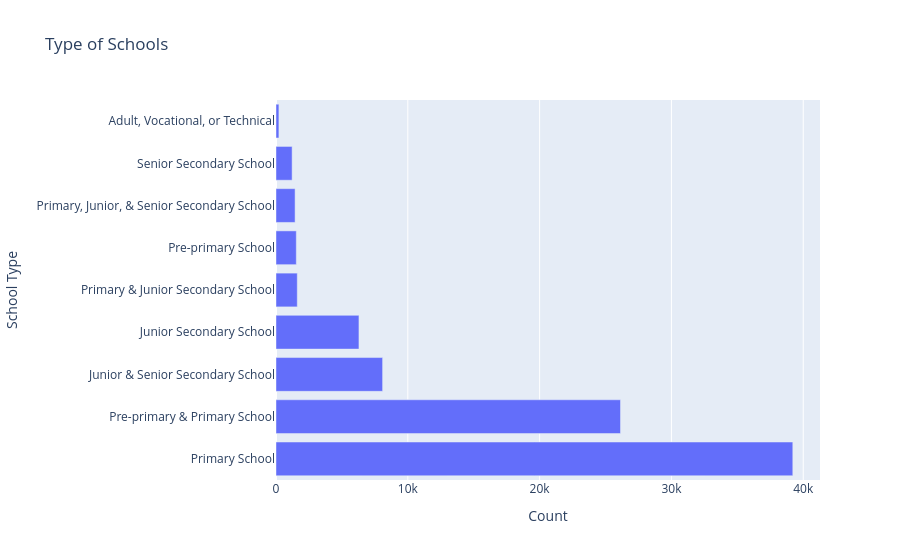

The code cell stored with this chart in its notebook:
### Markdown cell above
Part 4: Data Visualization
Create clear and well-labeled visualizations using Plotly. At minimum, include:
    Bar chart of school types
    Histogram of student population
    Boxplot of teacher distribution
    Pie chart of water and sanitation access
    Map visualization using latitude and longitude

### Code cell
#Bar chart of school types

school_bar = df.groupby('facility_type')['facility_name'].count().sort_values(ascending=False)
fig1 = px.bar(
    x=school_bar.values,
    y=school_bar.index,
    title='Type of Schools'

)
fig1.update_layout(xaxis_title='Count', yaxis_title='School Type')
fig1.show()

### Figure 1 — Plotly figure (JSON) as saved in the notebook; plotly's stock layout.template omitted (floating-point values rounded to 4 significant figures)
{"data": [{"hovertemplate": "x=%{x}<br>y=%{y}<extra></extra>", "legendgroup": "", "marker": {"color": "#636efa", "pattern": {"shape": ""}}, "name": "", "orientation": "h", "showlegend": false, "textposition": "auto", "type": "bar", "x": [39208, 26135, 8088, 6293, 1614, 1541, 1448, 1223, 221], "xaxis": "x", "y": ["Primary School", "Pre-primary & Primary School", "Junior & Senior Secondary School", "Junior Secondary School", "Primary & Junior Secondary School", "Pre-primary School", "Primary, Junior, & Senior Secondary School", "Senior Secondary School", "Adult, Vocational, or Technical"], "yaxis": "y"}], "layout": {"barmode": "relative", "legend": {"tracegroupgap": 0}, "title": {"text": "Type of Schools"}, "xaxis": {"anchor": "y", "domain": [0, 1], "title": {"text": "Count"}}, "yaxis": {"anchor": "x", "domain": [0, 1], "title": {"text": "School Type"}}}}
